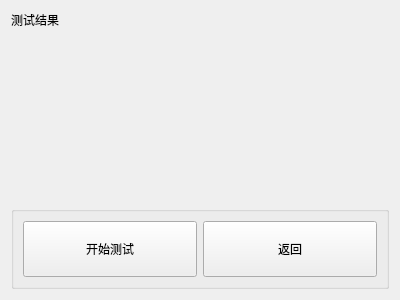
<?xml version="1.0" encoding="UTF-8"?>
<ui version="4.0">
 <class>TestWidget</class>
 <widget class="QWidget" name="TestWidget">
  <property name="geometry">
   <rect>
    <x>0</x>
    <y>0</y>
    <width>400</width>
    <height>300</height>
   </rect>
  </property>
  <property name="windowTitle">
   <string>Form</string>
  </property>
  <layout class="QVBoxLayout" name="verticalLayout">
   <item>
    <widget class="QLabel" name="label">
     <property name="text">
      <string>测试结果</string>
     </property>
    </widget>
   </item>
   <item>
    <widget class="QLabel" name="textResult">
     <property name="sizePolicy">
      <sizepolicy hsizetype="Expanding" vsizetype="Expanding">
       <horstretch>0</horstretch>
       <verstretch>0</verstretch>
      </sizepolicy>
     </property>
     <property name="text">
      <string/>
     </property>
    </widget>
   </item>
   <item>
    <spacer name="verticalSpacer">
     <property name="orientation">
      <enum>Qt::Vertical</enum>
     </property>
     <property name="sizeHint" stdset="0">
      <size>
       <width>20</width>
       <height>40</height>
      </size>
     </property>
    </spacer>
   </item>
   <item>
    <widget class="QGroupBox" name="groupBox">
     <property name="title">
      <string/>
     </property>
     <layout class="QHBoxLayout" name="horizontalLayout">
      <item>
       <widget class="QPushButton" name="buttonStart">
        <property name="sizePolicy">
         <sizepolicy hsizetype="Minimum" vsizetype="Expanding">
          <horstretch>0</horstretch>
          <verstretch>0</verstretch>
         </sizepolicy>
        </property>
        <property name="minimumSize">
         <size>
          <width>0</width>
          <height>50</height>
         </size>
        </property>
        <property name="text">
         <string>开始测试</string>
        </property>
       </widget>
      </item>
      <item>
       <widget class="QPushButton" name="buttonReturn">
        <property name="sizePolicy">
         <sizepolicy hsizetype="Minimum" vsizetype="Preferred">
          <horstretch>0</horstretch>
          <verstretch>0</verstretch>
         </sizepolicy>
        </property>
        <property name="minimumSize">
         <size>
          <width>0</width>
          <height>50</height>
         </size>
        </property>
        <property name="text">
         <string>返回</string>
        </property>
       </widget>
      </item>
     </layout>
    </widget>
   </item>
  </layout>
 </widget>
 <resources/>
 <connections/>
</ui>
